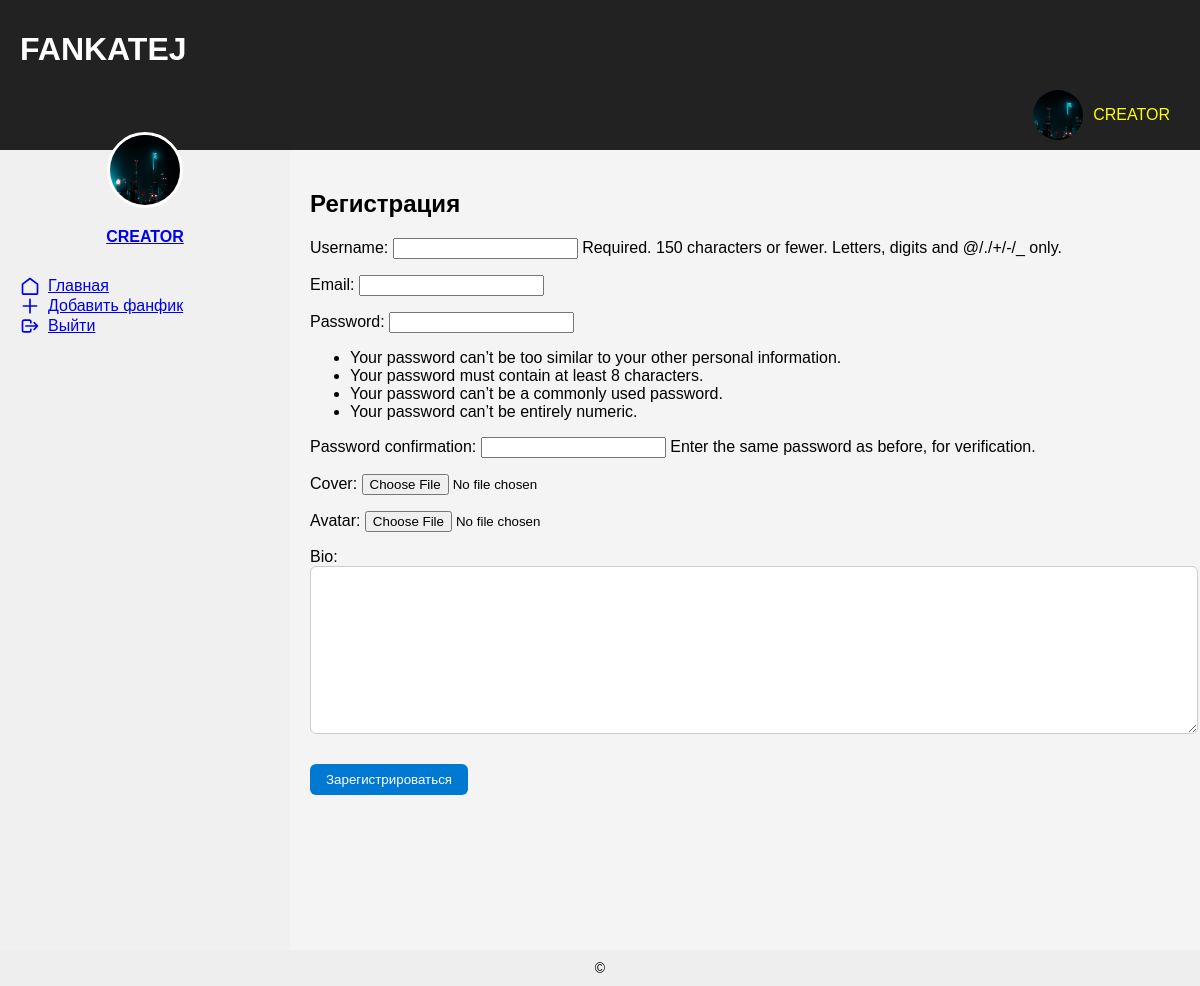
The app's page /accounts/register/ (signed in) with its own data.
### accounts/models.py (models this page shows, shortened)
class CustomUser(AbstractUser):
    email = models.EmailField(unique=True,)
    avatar = models.ImageField(upload_to='avatars/', default=default_avatar)
    cover = models.ImageField(upload_to='covers/', default='default_cover.jpg')  # Обложка профиля
    bio = models.TextField(blank=True)
    following = models.ManyToManyField('self', symmetrical=False, related_name='followers', blank=True)

### accounts/views.py (the view)
# urls.py: path('register/', views.register_view, name='register'),
def register_view(request):
    if request.method == 'POST':
        form = CustomUserCreationForm(request.POST, request.FILES)
        if form.is_valid():
            user = form.save()
            login(request, user)
            return redirect('home')
    else:
        form = CustomUserCreationForm()
    return render(request, 'accounts/register.html', {'form': form})

### accounts/forms.py
class CustomUserCreationForm(UserCreationForm):
    email = forms.EmailField(required=True)
    class Meta:
        model = CustomUser
        fields = ['username', 'email', 'password1', 'password2','cover', 'avatar', 'bio']

### accounts/models.py (called while the page is built)
def default_avatar():
    return 'default_avatar.jpg'  # Положи этот файл в media/avatars

### accounts/templates/accounts/register.html (shortened to what this page needs)
{% extends 'base.html' %}
{% block content %}
<h2>Регистрация</h2>
<form method="post" enctype="multipart/form-data">
    {{ form.as_p }}
    <button type="submit">Зарегистрироваться</button>
</form>
{% endblock %}

### accounts/templates/base.html (shortened to what this page needs)
{% load static %}
<!DOCTYPE html>
<html lang="ru">
<head>
    <link rel="stylesheet" href="{% static 'css/style.css' %}">
    </head>
    <body>
        <header>
            <h1>FANKATEJ</h1>
        <nav style="display: flex; align-items: center;">
                <a href="{% url 'profile' %}" style="display: flex; align-items: center; margin-left: auto; text-decoration: none;">
                    <img src="{{ user.avatar.url }}" alt="Аватар" width="50" height="50"
                         style="border-radius: 50%; margin-left: 10px; object-fit: cover;">
                    <span style="color:yellow; margin-left: 10px;">{{ user.username }}</span>
                </a>
        </nav>
    </header>
    <div style="display: flex; min-height: 100vh;">
        <aside style="width: 250px; background: #f0f0f0; padding: 20px;">
            {% if user.is_authenticated %}
                <div style="text-align: center;">
                    <div style="position: relative;">
                        <img src="{{ user.avatar.url }}" alt="Avatar"
                             style="width: 70px; height: 70px; border-radius: 50%; border: 3px solid white;
                             position: absolute; bottom: -20px; left: 50%; transform: translateX(-50%);">
                    </div>
                    <div style="margin-top: 40px;">
                        <a href="{% url 'user_profile' user.username %}" style="font-weight: bold;">{{ user.username }}</a>
                    </div>
                </div>
                <ul style="list-style: none; padding: 0; margin-top: 30px;">
                    <li>
                        <a href="/" style="display: flex; align-items: center; gap: 8px;">
                            <svg xmlns="http://www.w3.org/2000/svg" fill="none" viewBox="0 0 24 24" stroke="currentColor" width="20" height="20">
                                <path stroke-linecap="round" stroke-linejoin="round" stroke-width="2"
                                      d="M3 9.75L12 3l9 6.75V21a.75.75 0 01-.75.75H3.75A.75.75 0 013 21V9.75z"/>
                            </svg>
                            Главная
                        </a>
                    </li>
                    <li>
                        <a href="{% url 'create_post' %}" style="display: flex; align-items: center; gap: 8px;">
                            <svg xmlns="http://www.w3.org/2000/svg" fill="none" viewBox="0 0 24 24" stroke="currentColor" width="20" height="20">
                                <path stroke-linecap="round" stroke-linejoin="round" stroke-width="2"
                                      d="M12 4v16m8-8H4"/>
                            </svg>
                            Добавить фанфик
                        </a>
                    </li>
                    <li>
                        <a href="{% url 'logout' %}" style="display: flex; align-items: center; gap: 8px;">
                            <svg xmlns="http://www.w3.org/2000/svg" fill="none" viewBox="0 0 24 24" stroke="currentColor" width="20" height="20">
                                <path stroke-linecap="round" stroke-linejoin="round" stroke-width="2"
                                      d="M17 16l4-4m0 0l-4-4m4 4H7m6 4v1a2 2 0 01-2 2H5a2 2 0 01-2-2V7a2 2 0 012-2h6a2 2 0 012 2v1"/>
                            </svg>
                            Выйти
                        </a>
                    </li>
                </ul>
            {% endif %}
        </aside>
        <main style="flex: 1; padding: 20px;">
            {% block content %}{% endblock %}
        </main>
    </div>
    <footer>
        &copy

### static/css/style.css (style rules this page uses)
body { font-family: sans-serif; margin: 0; padding: 0; background-color: #f4f4f4; }
header { background-color: #222; color: #fff; padding: 10px 20px; }
nav a { color: #fff; margin-right: 10px; text-decoration: none; }
footer { background-color: #eee; padding: 10px 20px; text-align: center; font-size: 14px; }
button, button[type="submit"] { cursor: pointer; }
button[type="submit"] { background-color: #0079d3; color: white; border: none; padding: 8px 16px; border-radius: 6px; }
textarea { width: 100%; border-radius: 6px; padding: 8px; border: 1px solid #ccc; resize: vertical; margin-bottom: 10px; }

### records on screen
CustomUser: avatar (picture), username "CREATOR"
